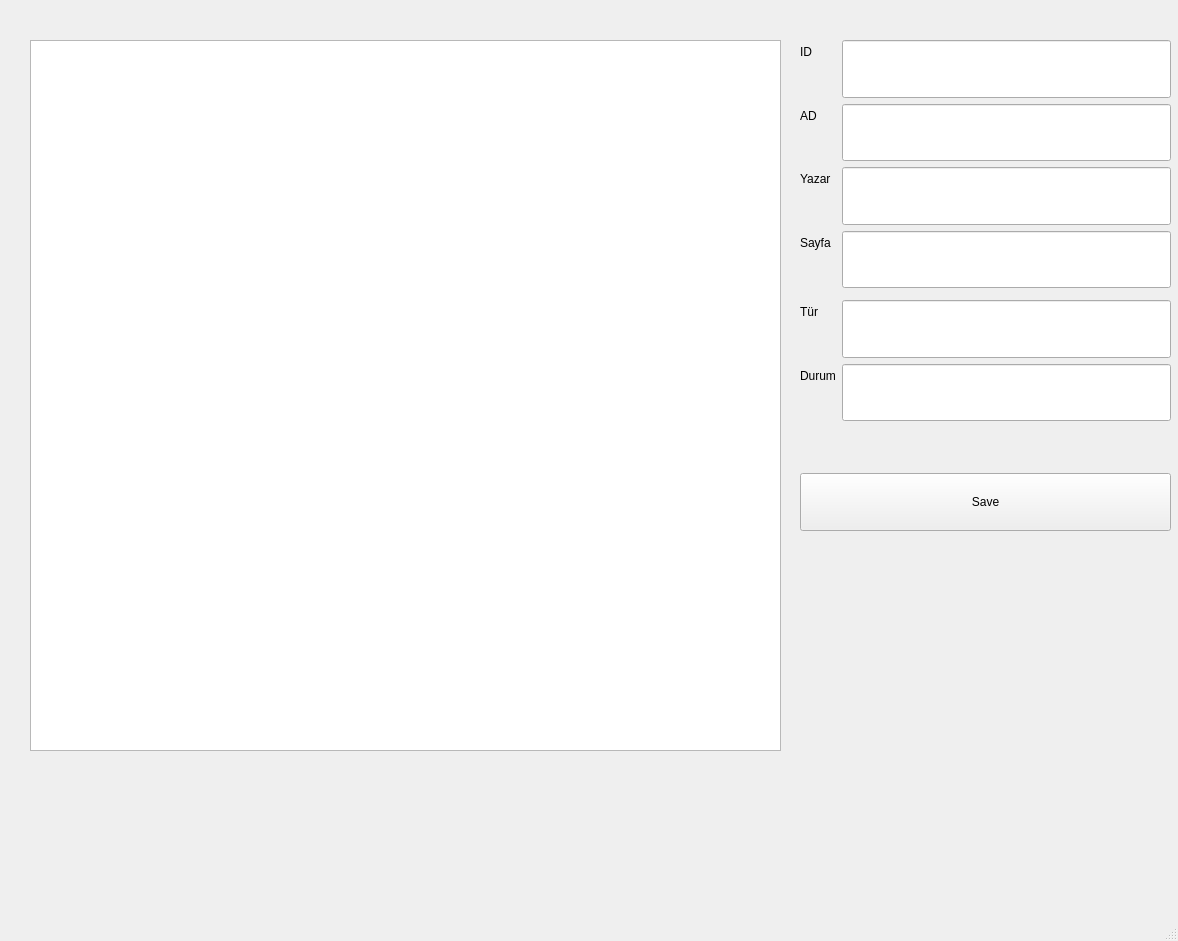
<?xml version="1.0" encoding="UTF-8"?>
<ui version="4.0">
 <class>MainWindow</class>
 <widget class="QMainWindow" name="MainWindow">
  <property name="geometry">
   <rect>
    <x>0</x>
    <y>0</y>
    <width>1178</width>
    <height>941</height>
   </rect>
  </property>
  <property name="windowTitle">
   <string>MainWindow</string>
  </property>
  <widget class="QWidget" name="centralwidget">
   <widget class="QTableWidget" name="tableWidget">
    <property name="geometry">
     <rect>
      <x>30</x>
      <y>40</y>
      <width>751</width>
      <height>711</height>
     </rect>
    </property>
   </widget>
   <widget class="QWidget" name="formLayoutWidget">
    <property name="geometry">
     <rect>
      <x>800</x>
      <y>40</y>
      <width>371</width>
      <height>491</height>
     </rect>
    </property>
    <layout class="QFormLayout" name="formLayout_2">
     <item row="0" column="0">
      <widget class="QLabel" name="label_4">
       <property name="text">
        <string>ID</string>
       </property>
      </widget>
     </item>
     <item row="0" column="1">
      <widget class="QLineEdit" name="lineEdit">
       <property name="sizePolicy">
        <sizepolicy hsizetype="Preferred" vsizetype="Expanding">
         <horstretch>1</horstretch>
         <verstretch>1</verstretch>
        </sizepolicy>
       </property>
      </widget>
     </item>
     <item row="1" column="0">
      <widget class="QLabel" name="label_3">
       <property name="text">
        <string>AD</string>
       </property>
      </widget>
     </item>
     <item row="1" column="1">
      <widget class="QLineEdit" name="lineEdit_3">
       <property name="sizePolicy">
        <sizepolicy hsizetype="Expanding" vsizetype="Expanding">
         <horstretch>1</horstretch>
         <verstretch>1</verstretch>
        </sizepolicy>
       </property>
      </widget>
     </item>
     <item row="3" column="1">
      <widget class="QLineEdit" name="lineEdit_2">
       <property name="sizePolicy">
        <sizepolicy hsizetype="Expanding" vsizetype="Expanding">
         <horstretch>0</horstretch>
         <verstretch>1</verstretch>
        </sizepolicy>
       </property>
      </widget>
     </item>
     <item row="4" column="1">
      <layout class="QVBoxLayout" name="verticalLayout"/>
     </item>
     <item row="5" column="0">
      <widget class="QLabel" name="label_5">
       <property name="text">
        <string>Tür</string>
       </property>
      </widget>
     </item>
     <item row="5" column="1">
      <widget class="QLineEdit" name="lineEdit_5">
       <property name="sizePolicy">
        <sizepolicy hsizetype="Expanding" vsizetype="Expanding">
         <horstretch>1</horstretch>
         <verstretch>1</verstretch>
        </sizepolicy>
       </property>
      </widget>
     </item>
     <item row="7" column="0">
      <widget class="QLabel" name="label_6">
       <property name="text">
        <string>Durum</string>
       </property>
      </widget>
     </item>
     <item row="7" column="1">
      <widget class="QLineEdit" name="lineEdit_6">
       <property name="sizePolicy">
        <sizepolicy hsizetype="Expanding" vsizetype="Expanding">
         <horstretch>1</horstretch>
         <verstretch>1</verstretch>
        </sizepolicy>
       </property>
      </widget>
     </item>
     <item row="9" column="0" colspan="2">
      <widget class="QPushButton" name="pushButton">
       <property name="sizePolicy">
        <sizepolicy hsizetype="Minimum" vsizetype="Expanding">
         <horstretch>0</horstretch>
         <verstretch>1</verstretch>
        </sizepolicy>
       </property>
       <property name="text">
        <string>Save</string>
       </property>
      </widget>
     </item>
     <item row="2" column="1">
      <widget class="QLineEdit" name="lineEdit_4">
       <property name="sizePolicy">
        <sizepolicy hsizetype="Expanding" vsizetype="Expanding">
         <horstretch>0</horstretch>
         <verstretch>1</verstretch>
        </sizepolicy>
       </property>
       <property name="minimumSize">
        <size>
         <width>0</width>
         <height>0</height>
        </size>
       </property>
      </widget>
     </item>
     <item row="2" column="0">
      <widget class="QLabel" name="label_2">
       <property name="text">
        <string>Yazar</string>
       </property>
      </widget>
     </item>
     <item row="3" column="0">
      <widget class="QLabel" name="label">
       <property name="text">
        <string>Sayfa</string>
       </property>
      </widget>
     </item>
     <item row="8" column="1">
      <spacer name="verticalSpacer">
       <property name="orientation">
        <enum>Qt::Vertical</enum>
       </property>
       <property name="sizeHint" stdset="0">
        <size>
         <width>20</width>
         <height>40</height>
        </size>
       </property>
      </spacer>
     </item>
    </layout>
   </widget>
  </widget>
  <widget class="QMenuBar" name="menubar">
   <property name="geometry">
    <rect>
     <x>0</x>
     <y>0</y>
     <width>1178</width>
     <height>26</height>
    </rect>
   </property>
  </widget>
  <widget class="QStatusBar" name="statusbar"/>
 </widget>
 <resources/>
 <connections/>
</ui>
